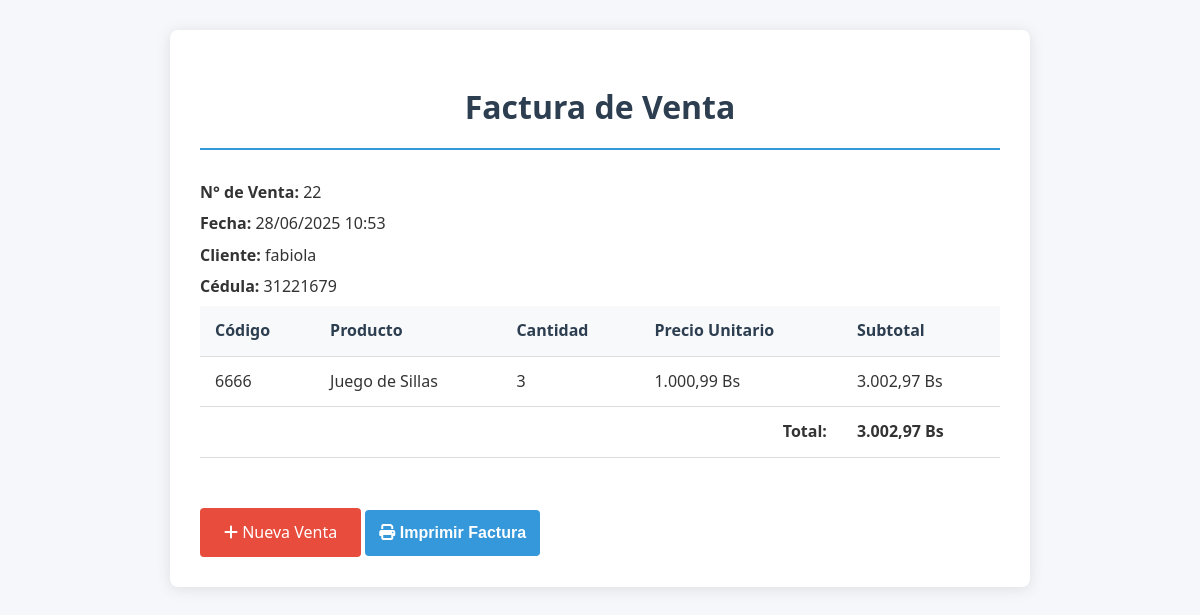
Page /factura.php?id=22 (signed in) on the committed database.
### tables this page shows
CREATE TABLE `detalle_venta` (
  `id` int(11) NOT NULL,
  `venta_id` int(11) DEFAULT NULL,
  `articulo_id` int(11) DEFAULT NULL,
  `cantidad` int(11) DEFAULT NULL,
  `precio_unitario` decimal(10,2) DEFAULT NULL
);

CREATE TABLE `ventas` (
  `id` int(11) NOT NULL,
  `fecha` datetime DEFAULT NULL,
  `cliente` varchar(100) DEFAULT NULL,
  `cedula` varchar(20) DEFAULT NULL,
  `total` decimal(10,2) DEFAULT NULL,
  `usuario_id` int(11) DEFAULT NULL
);

CREATE TABLE `articulos` (
  `id` int(11) NOT NULL,
  `codigo` varchar(50) NOT NULL,
  `nombre` varchar(100) NOT NULL,
  `descripcion` text DEFAULT NULL,
  `precio` decimal(10,2) NOT NULL,
  `cantidad` int(11) NOT NULL DEFAULT 0
);

### controlador/venta_controlador.php (called while the page is built, shortened)
<?php
require_once __DIR__ . '/../modelo/modelo_venta.php';
class VentaControlador {
    public function mostrarFactura($id_venta) {
        $modeloVenta = new VentaModelo();
        $factura = $modeloVenta->obtenerFactura($id_venta);
        include __DIR__ . '/../vista/factura.php';
    }
}

### configuracion/conexion.php (called while the page is built, shortened)
<?php
class Conexion {
    private $conexion;
    public function __construct() {
        $this->conexion = new mysqli(
            Configuracion::$hostname,
            Configuracion::$username,
            Configuracion::$password,
            Configuracion::$dbname
        );
    }
    public function obtenerConexion() {
        return $this->conexion;
    }
}
?>

### modelo/modelo_venta.php (called while the page is built, shortened)
<?php
require_once __DIR__ . '/../configuracion/conexion.php';
class VentaModelo {
    private $conexion;
    public function __construct() {
        $db = new Conexion();
        $this->conexion = $db->obtenerConexion();
    }
    public function obtenerFactura($venta_id) {
        $stmt = $this->conexion->prepare(
            "SELECT v.id, v.fecha, v.cedula, v.cliente, v.total, d.cantidad, d.precio_unitario,
                    a.nombre, a.codigo
             FROM ventas v
             INNER JOIN detalle_venta d ON v.id = d.venta_id
             INNER JOIN articulos a ON d.articulo_id = a.id
             WHERE v.id = ?"
        );
        $stmt->bind_param("i", $venta_id);
        $stmt->execute();
        return $stmt->get_result()->fetch_all(MYSQLI_ASSOC);
    }
}

### vista/factura.php (the view, shortened to what this page needs)
<!DOCTYPE html>
<html lang="es">
<head>
    <link rel="stylesheet" href="/Artesania_Alpasnore/css/factura.css">
    <link rel="stylesheet" href="https://cdnjs.cloudflare.com/ajax/libs/font-awesome/6.5.0/css/all.min.css">
</head>
<body>
<div class="contenedor">
    <h1>Factura de Venta</h1>
    <?php
    $venta = $factura[0];
    ?>
    <div class="datos-venta grupo-formulario">
        <p><strong>N° de Venta:</strong> <?= $venta['id'] ?></p>
        <p><strong>Fecha:</strong> <?= date('d/m/Y H:i', strtotime($venta['fecha'])) ?></p>
        <p><strong>Cliente:</strong> <?= htmlspecialchars($venta['cliente']) ?></p>
        <p><strong>Cédula:</strong> <?= htmlspecialchars($venta['cedula']) ?></p>
    </div>
    <table class="tabla-factura">
        <thead>
            <tr>
                <th>Código</th>
                <th>Producto</th>
                <th>Cantidad</th>
                <th>Precio Unitario</th>
                <th>Subtotal</th>
            </tr>
        </thead>
        <tbody>
            <?php $total = 0; ?>
            <?php foreach ($factura as $item): ?>
                <?php
                    $subtotal = $item['cantidad'] * $item['precio_unitario'];
                    $total += $subtotal;
                ?>
                <tr>
                    <td><?= htmlspecialchars($item['codigo']) ?></td>
                    <td><?= htmlspecialchars($item['nombre']) ?></td>
                    <td><?= $item['cantidad'] ?></td>
                    <td><?= number_format($item['precio_unitario'], 2, ',', '.') ?> Bs</td>
                    <td><?= number_format($subtotal, 2, ',', '.') ?> Bs</td>
                </tr>
            <?php endforeach; ?>
            <tr>
                <td colspan="4" class="total-label">Total:</td>
                <td><strong><?= number_format($total, 2, ',', '.') ?> Bs</strong></td>
            </tr>
        </tbody>
    </table>
    <div class="formulario acciones">
        <a href="/Artesania_Alpasnore/registrar_venta.php" class="boton-secundario">
            <i class="fas fa-plus"></i>
            <span>Nueva Venta</span>
        </a>
        <button onclick="window.print()" class="boton">
            <i class="fas fa-print"></i>
            <span>Imprimir Factura</span>
        </button>
    </div>
</div>
</body>

### css/factura.css (style rules this page uses)
body { font-family: 'Segoe UI', Tahoma, Geneva, Verdana, sans-serif; background-color: #f5f7fa; margin: 0; padding: 0; color: #333; line-height: 1.6; }
.contenedor { max-width: 800px; margin: 30px auto; padding: 30px; background-color: white; border-radius: 8px; box-shadow: 0 2px 15px rgba(0, 0, 0, 0.1); }
h1, h2 { color: #2c3e50; text-align: center; margin-bottom: 30px; padding-bottom: 15px; border-bottom: 2px solid #3498db; }
.grupo-formulario p { margin: 6px 0; font-size: 16px; }
table { width: 100%; border-collapse: collapse; margin-bottom: 30px; }
table th, table td { padding: 12px 15px; text-align: left; border-bottom: 1px solid #ddd; }
table th { background-color: #f8f9fa; font-weight: 600; color: #2c3e50; }
.total-label { font-weight: bold; text-align: right; }
.boton { padding: 14px; background-color: #3498db; color: white; border: none; border-radius: 4px; font-size: 16px; font-weight: 600; cursor: pointer; transition: background-color 0.3s; margin-top: 10px; text-decoration: none; }
.boton-secundario { display: inline-block; padding: 12px 24px; background-color: #e74c3c; color: white; text-decoration: none; border-radius: 4px; font-size: 16px; transition: background-color 0.3s; margin-top: 20px; border: none; cursor: pointer; text-align: center; }

### rows in the picture
detalle_venta: venta "22", venta.fecha "28/06/2025 10:53", venta.cliente "fabiola", venta.cedula "31221679", articulo.codigo "6666", articulo.nombre "Juego de Sillas", cantidad "3", precio_unitario "1.000,99", subtotal "3.002,97"

### other values in the picture
$total "3.002,97"
